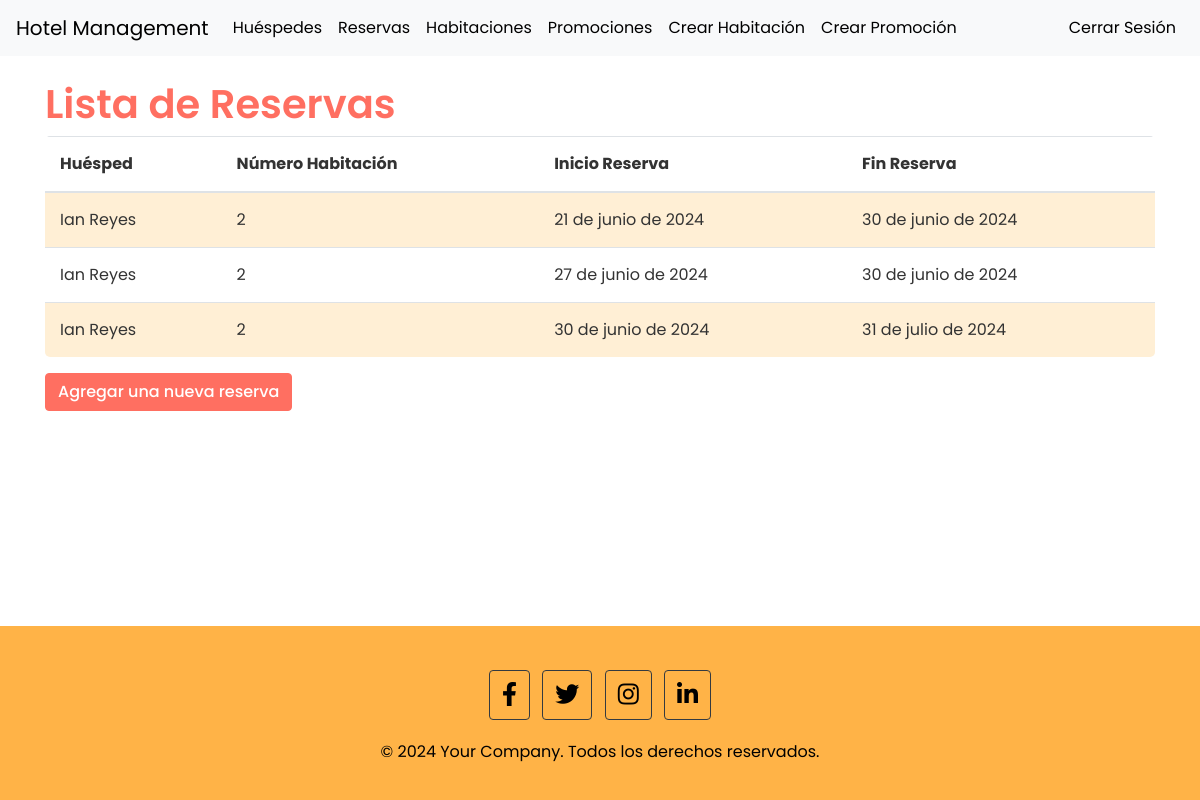
Page /reservations/ (signed in) on the earlier database version.
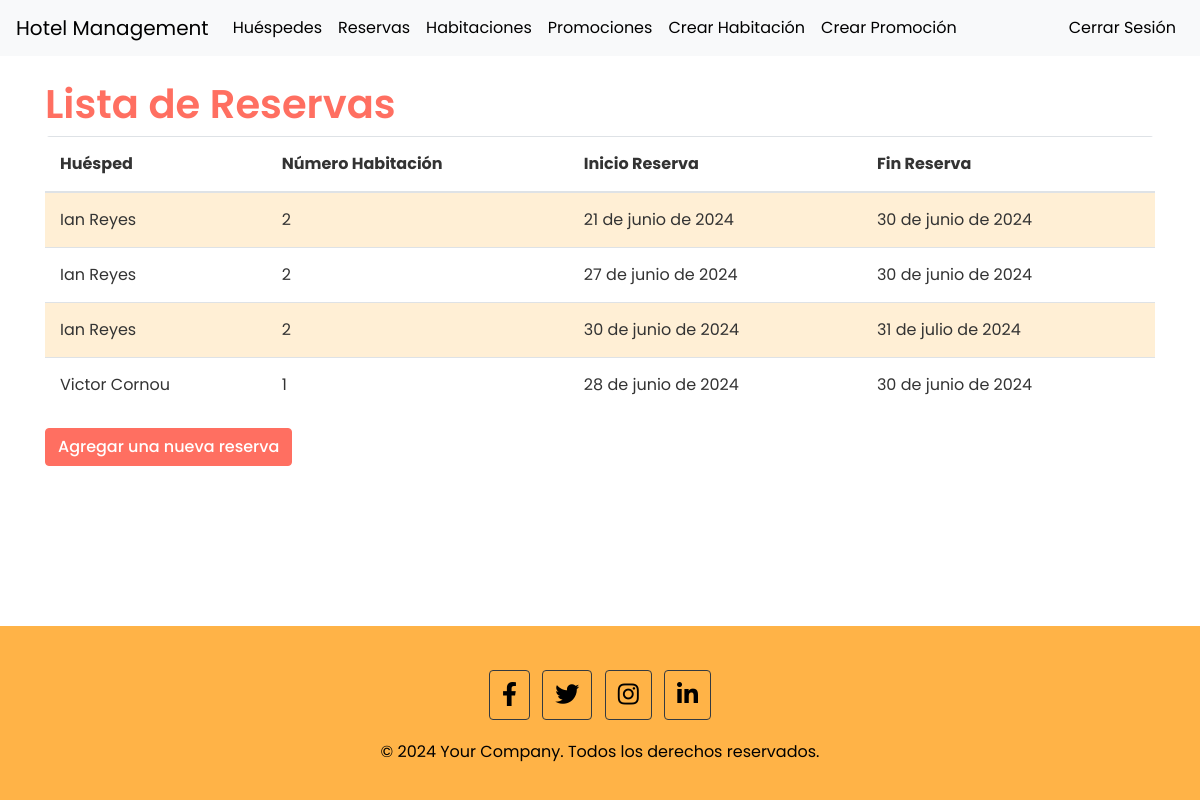
Same page on the later database version.
### reservations/models.py (models this page shows, shortened)
class Reservation(models.Model):
    guest = models.ForeignKey(Guest, on_delete=models.CASCADE)
    room = models.ForeignKey(Room, on_delete=models.CASCADE)
    check_in_date = models.DateField()
    check_out_date = models.DateField()
    promotion = models.ForeignKey(Promotion, on_delete=models.SET_NULL, null=True, blank=True)

class Guest(models.Model):
    user = models.OneToOneField(User, on_delete=models.CASCADE, related_name='guest')
    first_name = models.CharField(max_length=50)
    last_name = models.CharField(max_length=50)
    email = models.EmailField(unique=True)
    phone_number = models.CharField(max_length=15, unique=True)
    address = models.TextField(blank=True)
    has_used_promotion = models.BooleanField(default=False)  # Nuevo campo

class Room(models.Model):
    room_number = models.CharField(max_length=5, unique=True)
    room_type = models.CharField(max_length=50)
    description = models.TextField(blank=True)
    price_per_night = models.DecimalField(max_digits=6, decimal_places=2)
    available = models.BooleanField(default=True)
    promotion = models.ForeignKey(Promotion, on_delete=models.SET_NULL, null=True, blank=True)

### reservations/views.py (the view)
# urls.py: path('reservations/', views.reservation_list, name='reservation_list'),
@login_required
@permission_required('reservations.view_reservation', raise_exception=True)
def reservation_list(request):
    reservations = Reservation.objects.all()
    return render(request, 'reservations/reservation_list.html', {'reservations': reservations})

### reservations/templates/reservations/reservation_list.html (shortened to what this page needs)
{% extends "reservations/base_generic.html" %}
{% block content %}
  <h1>Lista de Reservas</h1>
  <table class="table table-striped">
    <thead>
      <tr>
        <th>Huésped</th>
        <th>Número Habitación</th>
        <th>Inicio Reserva</th>
        <th>Fin Reserva</th>
      </tr>
    </thead>
    <tbody>
      {% for reservation in reservations %}
      <tr>
        <td>{{ reservation.guest.first_name }} {{ reservation.guest.last_name }}</td>
        <td>{{ reservation.room.room_number }}</td>
        <td>{{ reservation.check_in_date }}</td>
        <td>{{ reservation.check_out_date }}</td>
      </tr>
      {% endfor %}
    </tbody>
  </table>
  <a href="{% url 'create_reservation' %}" class="btn btn-primary">Agregar una nueva reserva</a>
{% endblock %}

Differences in the rows shown:
added Reservation: guest.first_name "Victor", guest.last_name "Cornou", room.room_number "1", check_in_date "28 de junio de 2024", check_out_date "30 de junio de 2024"
